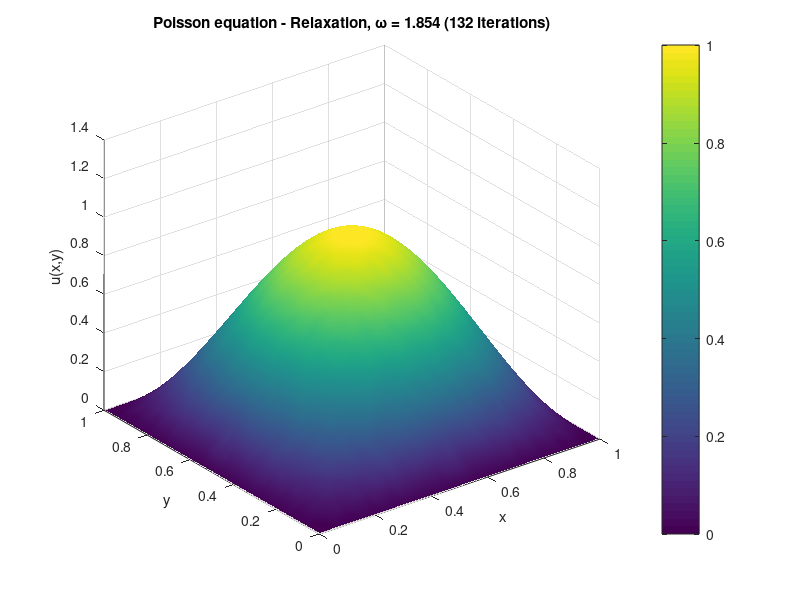
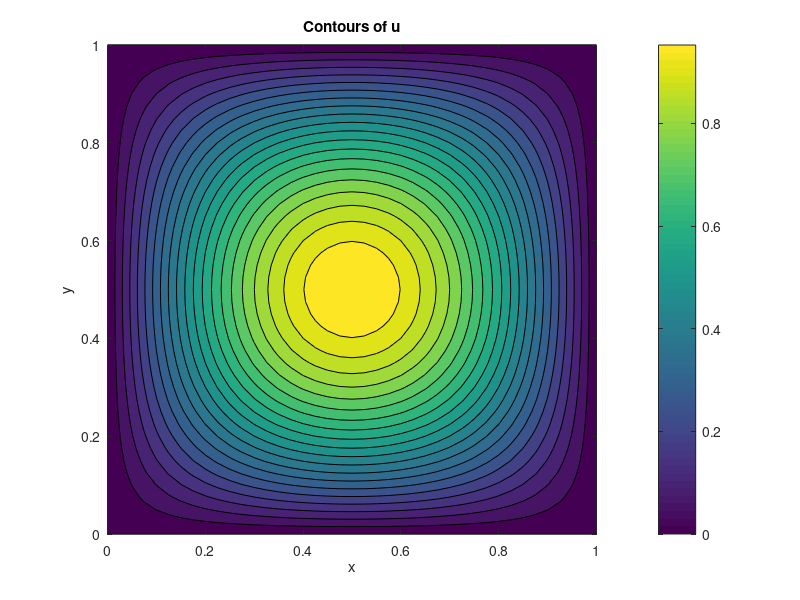
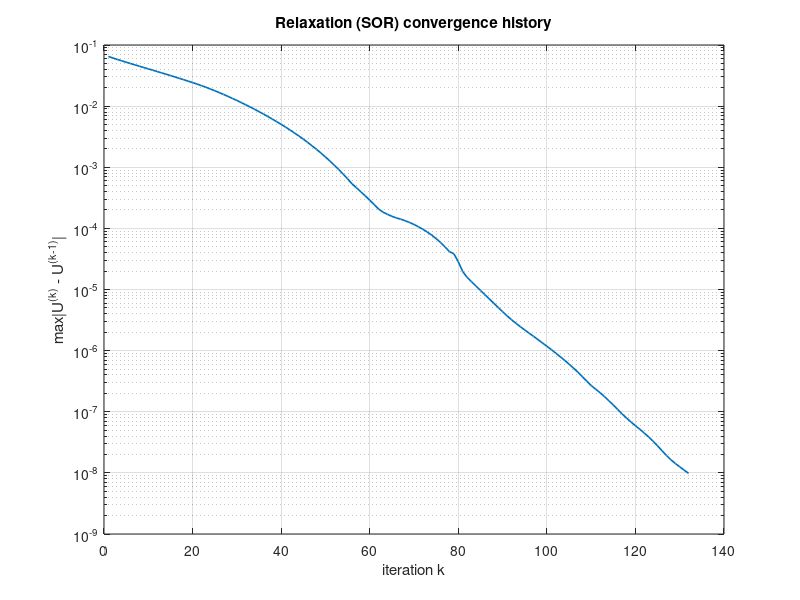

The MATLAB source for these figures, in order:
%==========================================================================
% PR.m   : POISSON EQUATION   u_xx + u_yy = f(x,y)   on [ax,bx] x [ay,by]
% METHOD : RELAXATION METHOD (SOR)   (5-point finite differences)
%          Each node first gets its Gauss-Seidel value uGS, then is
%          over-relaxed:  U(i,j) <- (1-omega)*U(i,j) + omega*uGS,
%          with 0 < omega < 2  (omega = 1 reproduces Gauss-Seidel).
% BCs    : Dirichlet on all four edges, typed directly as formulas.
%
% HOW TO USE : edit ONLY the "USER INPUT" block. Type f(x,y) and the
% boundary functions as ordinary formulas; they are evaluated point-by-
% point, so plain scalar syntax (*, ^) is fine. Leave omega = 0 and the
% code computes the OPTIMAL relaxation factor for your grid by itself:
% omega_opt = 2/(1 + sqrt(1 - rhoJ^2)),  where
% rhoJ = ( cx*cos(pi/(Nx-1)) + cy*cos(pi/(Ny-1)) )/(cx+cy)  is the
% Jacobi spectral radius of the discrete problem (Young's formula; it
% depends only on the grid, not on f).
%
% NOTE   : omega-related statements use elementwise operators (.*, ./, .^)
% so the Code Analyzer can verify they are scalar (for scalars they equal
% *, /, ^ exactly). Plot commands are written ONE PER LINE so that no
% statement depends on a comma separator.
%==========================================================================
clc; clear; close all;

%============================ USER INPUT ==================================
ax = 0;  bx = 1;                  % x-interval :  ax <= x <= bx
ay = 0;  by = 1;                  % y-interval :  ay <= y <= by

Nx = 41;                          % grid points in x (boundaries included)
Ny = 41;                          % grid points in y (boundaries included)

f = @(x,y) -2*pi^2*sin(pi*x)*sin(pi*y);   % RHS of  u_xx + u_yy = f(x,y)

gBottom = @(x) 0;                 % u(x,ay)   bottom edge
gTop    = @(x) 0;                 % u(x,by)   top edge
gLeft   = @(y) 0;                 % u(ax,y)   left edge
gRight  = @(y) 0;                 % u(bx,y)   right edge
% (Demo problem: exact solution u = sin(pi*x)*sin(pi*y).)

maxIter = 20000;                  % iterate up to ANY number of sweeps
tol     = 1e-8;                   % stop when max|U_new - U_old| < tol
                                  % set tol = 0 to force exactly maxIter sweeps
omega   = 0;                      % relaxation factor, 0 < omega < 2
                                  % leave omega = 0 => optimal value is
                                  % computed automatically below
%==========================================================================

% ---- grid and spacings (computed automatically) -------------------------
x  = linspace(ax,bx,Nx);   hx = x(2)-x(1);
y  = linspace(ay,by,Ny);   hy = y(2)-y(1);

cx = 1/hx^2;   cy = 1/hy^2;   denom = 2*(cx+cy);

% ---- optimal relaxation factor if the user did not fix one --------------
if omega <= 0
    rhoJ  = ( cx.*cos(pi./(Nx-1)) + cy.*cos(pi./(Ny-1)) ) ./ (cx + cy);
    omega = 2./(1 + sqrt(1 - rhoJ.^2));
end
fprintf('Relaxation factor in use: omega = %.4f\n', omega);

% ---- source term evaluated at every grid node ----------------------------
[X,Y] = meshgrid(x,y);            % X(i,j)=x(j), Y(i,j)=y(i), same layout as U
F = arrayfun(f, X, Y);

% ---- initial array with the boundary conditions imposed -----------------
U = zeros(Ny,Nx);                        % U(i,j) approximates u(x(j),y(i))
U(1 ,:) = arrayfun(gBottom,x);           % edge y = ay
U(Ny,:) = arrayfun(gTop   ,x);           % edge y = by
U(: ,1) = arrayfun(gLeft  ,y).';         % edge x = ax
U(:,Nx) = arrayfun(gRight ,y).';         % edge x = bx
% (Corners take the last assignment; with consistent data this is immaterial.)

% ---- relaxation (SOR) iteration ------------------------------------------
errHist = zeros(maxIter,1);
for k = 1:maxIter
    Uold = U;                            % stored ONLY to measure the change
    for i = 2:Ny-1
        for j = 2:Nx-1
            uGS    = ( cx.*(U(i,j-1)+U(i,j+1)) ...
                     + cy.*(U(i-1,j)+U(i+1,j)) ...
                     - F(i,j) ) ./ denom;                  % Gauss-Seidel value
            U(i,j) = (1 - omega).*U(i,j) + omega.*uGS;     % over-relaxation
        end
    end
    errHist(k) = max(abs(U(:)-Uold(:)));
    if errHist(k) < tol
        break
    end
end
nIter   = k;
errHist = errHist(1:nIter);

% ---- automatic verification: discrete (u_xx+u_yy) - f at interior nodes -
R = cx*( U(2:end-1,1:end-2) - 2*U(2:end-1,2:end-1) + U(2:end-1,3:end) ) ...
  + cy*( U(1:end-2,2:end-1) - 2*U(2:end-1,2:end-1) + U(3:end,2:end-1) ) ...
  - F(2:end-1,2:end-1);

fprintf('RELAXATION (SOR), Poisson equation\n');
if errHist(nIter) < tol
    fprintf('Converged: tolerance %.1e reached after %d sweeps.\n', tol, nIter);
else
    fprintf('Stopped at the iteration limit maxIter = %d sweeps.\n', maxIter);
end
fprintf('Last change per sweep   max|dU|          = %.3e\n', errHist(nIter));
fprintf('PDE check               max|Lap(u) - f|  = %.3e (should be near 0)\n', ...
        max(abs(R(:))));

% ---- plots (one command per line: nothing depends on a comma) ------------
figure
surf(x,y,U)
shading interp
colorbar
xlabel('x')
ylabel('y')
zlabel('u(x,y)')
title(sprintf('Poisson equation - Relaxation, \\omega = %.3f (%d iterations)', ...
      omega, nIter))

figure
contourf(x,y,U,20)
colorbar
axis equal tight
xlabel('x')
ylabel('y')
title('Contours of u')

figure
semilogy(1:nIter, errHist, 'LineWidth', 1.2)
grid on
xlabel('iteration k')
ylabel('max|U^{(k)} - U^{(k-1)}|')
title('Relaxation (SOR) convergence history')
